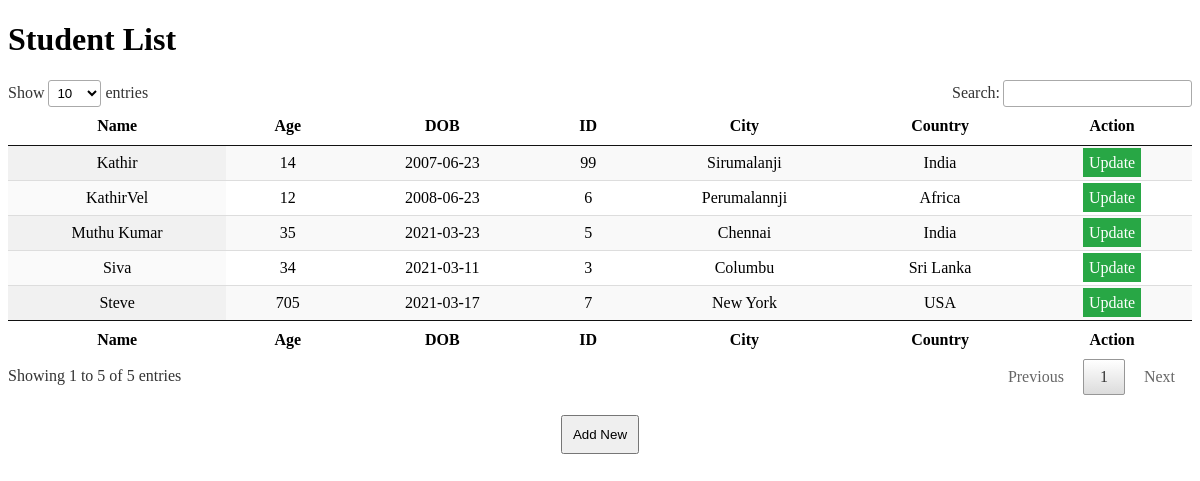
Page /list/ on the committed database.
### updateApp/models.py (models this page shows)
class Details(models.Model):
    user_name = models.CharField(max_length = 50)
    user_age = models.IntegerField()
    user_dob = models.DateField()
    user_id = models.IntegerField()
    user_city = models.CharField(max_length = 100)
    user_country = models.CharField(max_length = 100)

### updateApp/views.py (the view)
# urls.py: path('list/', views.list_page , name="List"),
def list_page(request):
    list_details = Details.objects.all()
    return render(request , 'list.html' , {'details_of_list' : list_details})

### templates/list.html (shortened to what this page needs)
<!DOCTYPE html>
<html lang="en">
{% load static %}
<head>
    <link rel="stylesheet" href="{% static 'lib/jquery.dataTables.min.css' %}" type="text/css" />
    <link rel="stylesheet" href="{% static 'lib/sweetalert2.min.css' %}" type="text/css" />
    <link rel="stylesheet" href="{% static 'css/listStyle.css' %}" type="text/css" />
</head>
<body>
{% block content %}
    <h1>Student List</h1>
    <table class="display myTable" id="customTable">
        <thead>
            <tr>
                <th>Name</th>
                <th>Age</th>
                <th>DOB</th>
                <th>ID</th>
                <th>City</th>
                <th>Country</th>
                <th>Action</th>
            </tr>
        </thead>
        <tbody>
            {% for list in details_of_list %}
                <tr>
                    <td>{{list.user_name}}</td>
                    <td>{{list.user_age}}</td>
                    <td>{{list.user_dob|date:" Y-m-d"}}</td>
                    <td>{{list.user_id}}</td>
                    <td>{{list.user_city}}</td>
                    <td>{{list.user_country}}</td>
                    <td><a href="/update/{{list.id}}" class="link_btn update_link">Update</a></td>
                </tr>
            {% endfor %}
        </tbody>
        <tfoot>
            <tr>
                <th>Name</th>
                <th>Age</th>
                <th>DOB</th>
                <th>ID</th>
                <th>City</th>
                <th>Country</th>
                <th>Action</th>
            </tr>
        </tfoot>
    </table>
    <a href="{% url 'Details' %}" class="add_link"><button type="button" class="addNew_btn">Add New</button></a>
{% endblock %}
</body>
</html>

### static/css/listStyle.css (style rules this page uses)
td { text-align: center; }
.add_link { text-decoration: none; }
.addNew_btn { margin:auto; display: block; margin-top:20px; padding:10px; }
.update_link { padding:5px; background-color: #28a745; border:1px solid #28a745; }
.link_btn { text-decoration: none; color:white; }

### rows in the picture
Details: user_name "Kathir", user_age "14", user_dob "2007-06-23", user_id "99", user_city "Sirumalanji", user_country "India"
Details: user_name "Siva", user_age "34", user_dob "2021-03-11", user_id "3", user_city "Columbu", user_country "Sri Lanka"
Details: user_name "Muthu Kumar", user_age "35", user_dob "2021-03-23", user_id "5", user_city "Chennai", user_country "India"
Details: user_name "Steve", user_age "705", user_dob "2021-03-17", user_id "7", user_city "New York", user_country "USA"
Details: user_name "KathirVel", user_age "12", user_dob "2008-06-23", user_id "6", user_city "Perumalannji", user_country "Africa"
